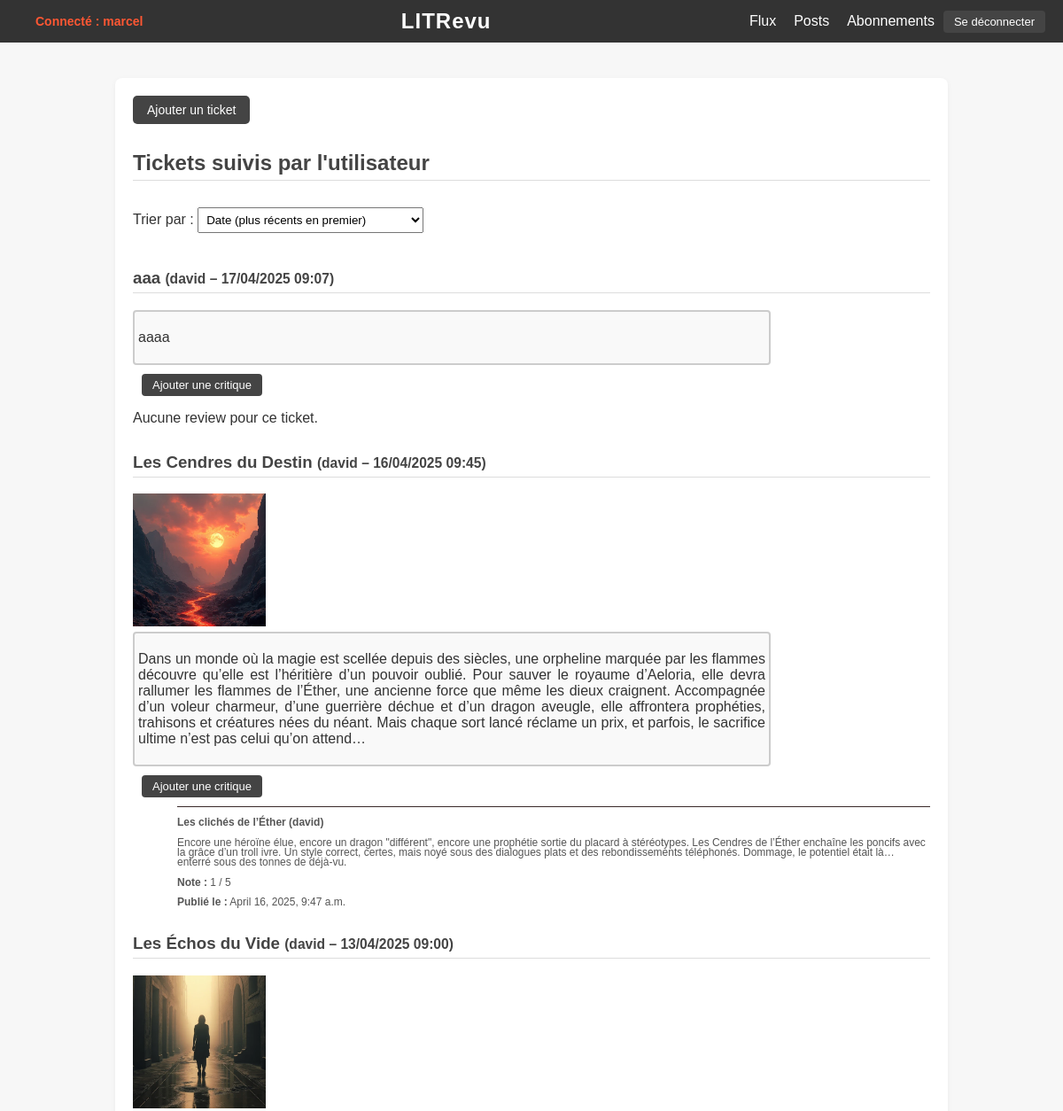
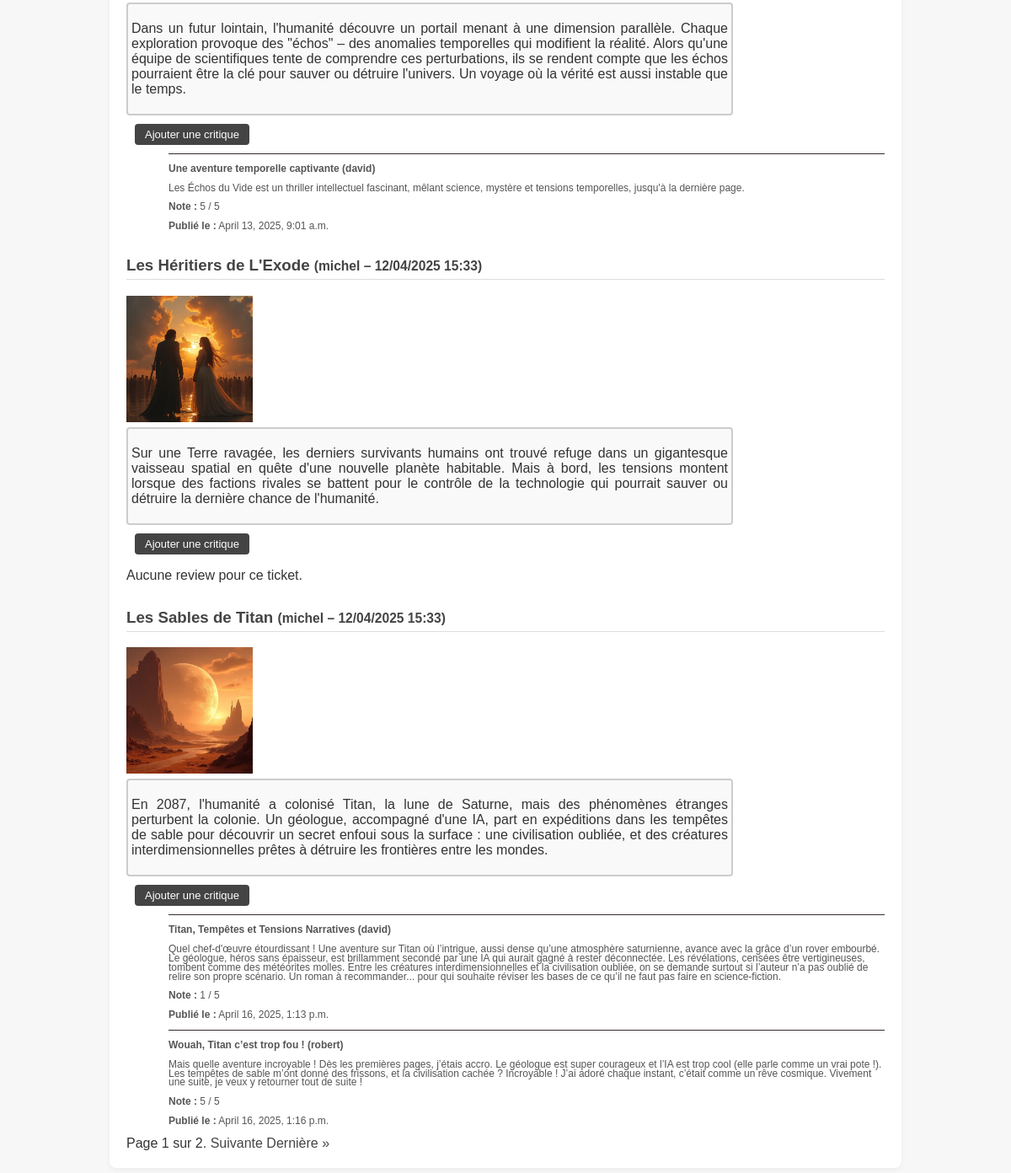
/all_tickets/ (signed in), run on an earlier commit of the app's database (2 pictures, top to bottom).
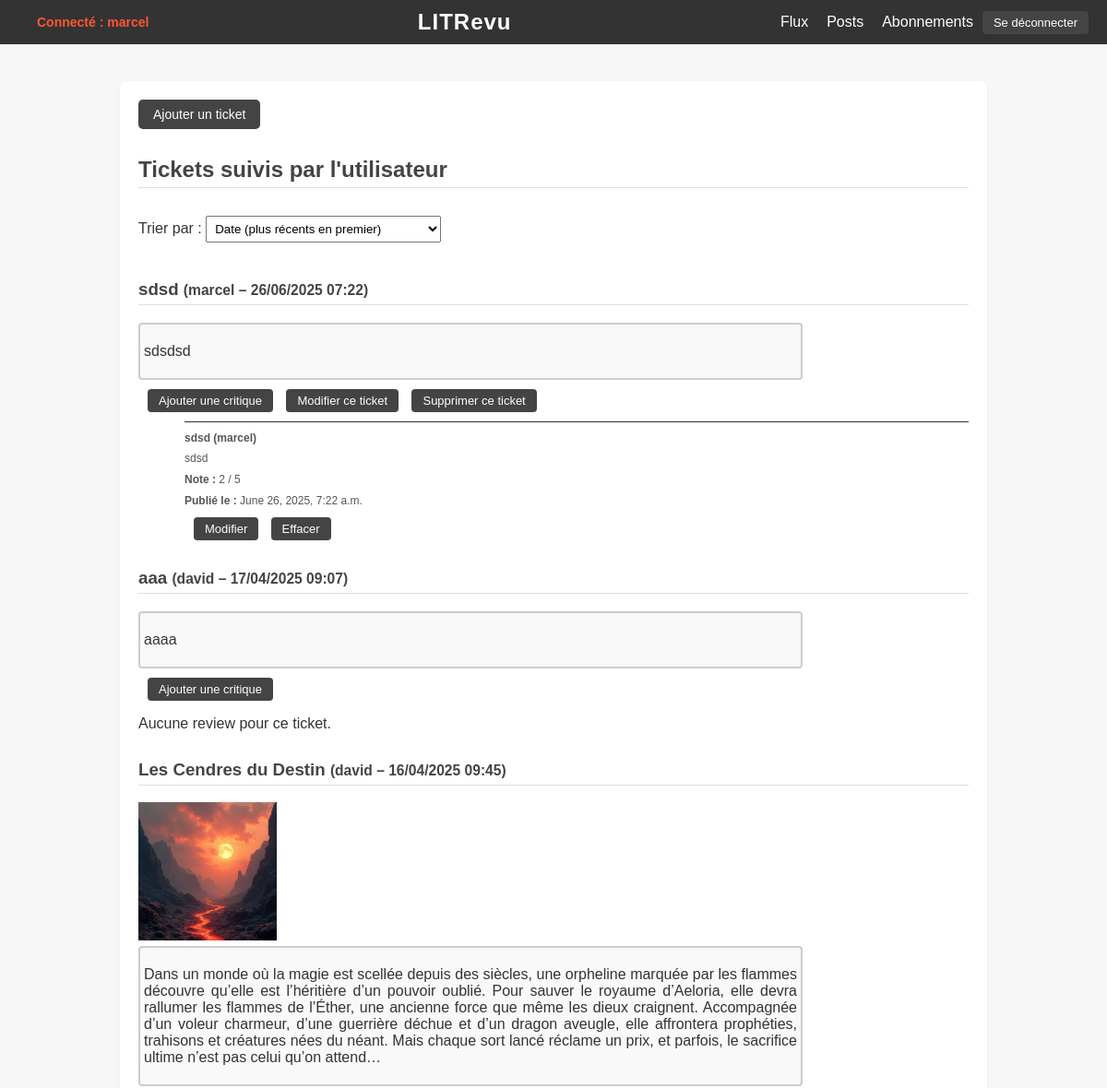
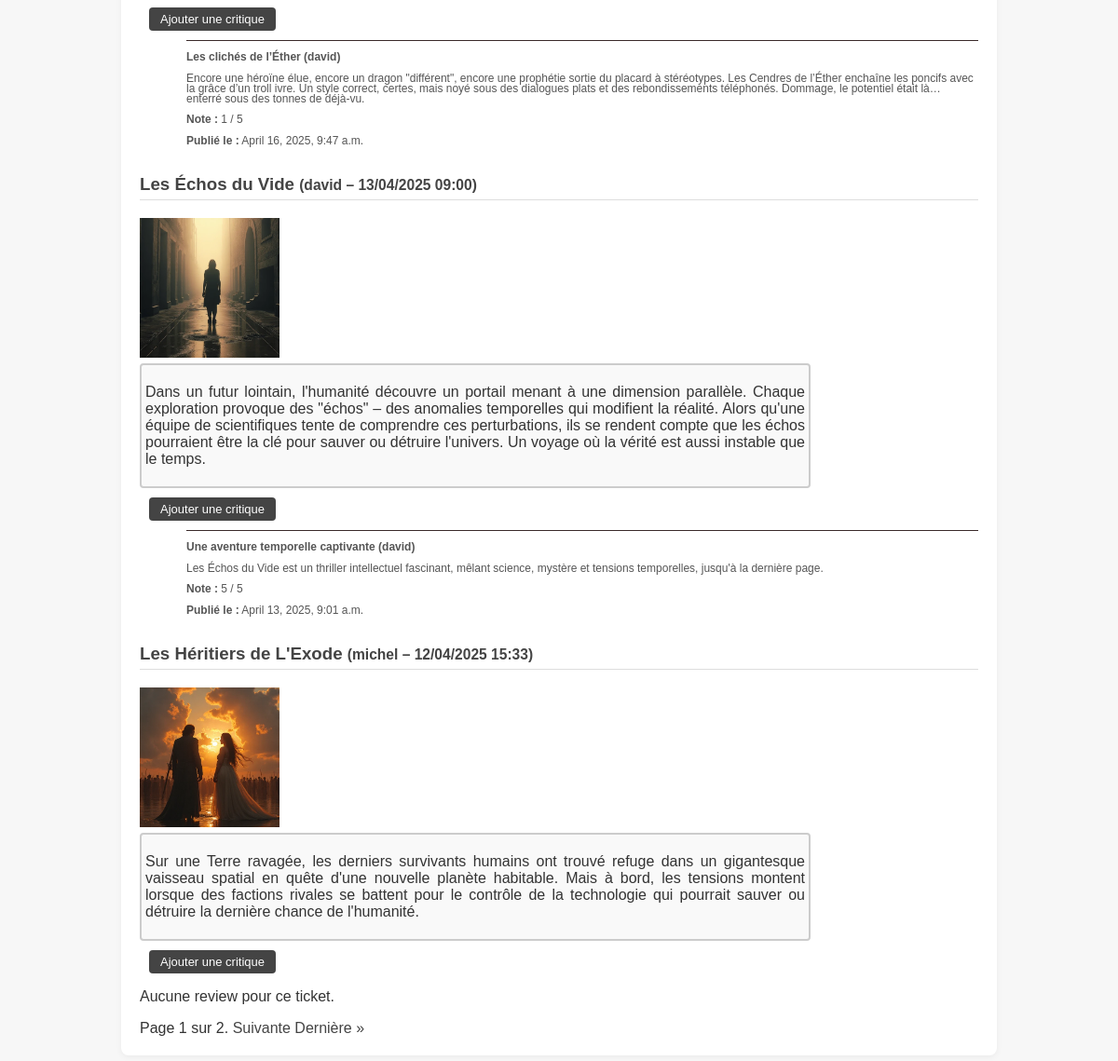
And on a later commit of the database (2 pictures, top to bottom).
### myapp/models.py (models this page shows, shortened)
class Ticket(models.Model):
    title = models.CharField(max_length=128)  # Mettre unique=True au lieu de primary_key
    description = models.TextField(max_length=2048, blank=True)
    user = models.ForeignKey(User, on_delete=models.CASCADE)
    image = models.ImageField(upload_to='images/', null=True, blank=True)
    time_created = models.DateTimeField(auto_now_add=True)

class Review(models.Model):
    headline = models.CharField(max_length=128)
    ticket = models.ForeignKey(Ticket, on_delete=models.SET_NULL, null=True, blank=True)
    user = models.ForeignKey(User, on_delete=models.CASCADE)
    rating = models.PositiveSmallIntegerField(
        validators=[
            MinValueValidator(0),
            MaxValueValidator(5)
        ]
    )
    body = models.TextField(
        blank=True,
        validators=[MaxLengthValidator(8192)]
    )
    time_created = models.DateTimeField(auto_now_add=True)

### myapp/views.py (the view)
# urls.py: path('all_tickets/', views.all_tickets_view, name='all_tickets'),
@login_required
def all_tickets_view(request):
    order = request.GET.get('order', 'date')
    if order == 'user':
        tickets = Ticket.objects.all().order_by('user__username', '-time_created')  # Tri par utilisateur, puis par date
    else:
        tickets = Ticket.objects.all().order_by('-time_created')  # Tri par défaut : antichronologique
    paginator = Paginator(tickets, 5)
    page_number = request.GET.get('page')
    page_obj = paginator.get_page(page_number)
    return render(request, 'all_tickets.html', {
        'page_obj': page_obj,
    })

### myapp/templates/all_tickets.html (shortened to what this page needs)
{% extends 'base.html' %}
{% block content %}
  <div style="margin-bottom: 20px;">
    <a href="{% url 'create_ticket' %}" class="btn-ticket">Ajouter un ticket</a>
  </div>
  <h2>Tickets suivis par l'utilisateur</h2>
  <form method="get">
    <label for="order">Trier par :</label>
    <select name="order" id="order" onchange="this.form.submit()">
      <option value="date" {% if request.GET.order == "date" or not request.GET.order %}selected{% endif %}>Date (plus récents en premier)</option>
    </select>
  </form>
  <br>
  <div class="ticket-list">
    {% for ticket in page_obj %}
      <div class="ticket">
        <h3>
          {{ ticket.title }}
          <small>({{ ticket.user.username }} – {{ ticket.time_created|date:"d/m/Y H:i" }})</small>
        </h3>
        {% if ticket.image %}
          <div class="ticket-image">
            <img src="{{ ticket.image.url }}" alt="Image du ticket" style="max-width: 200px; max-height: 150px; object-fit: cover;">
          </div>
        {% endif %}
        <div class="ticket-description-box">
          <p class="ticket-description">{{ ticket.description }}</p>
        </div>
        <div class="ticket-buttons" style="margin: 10px 0;">
          <form action="{% url 'add_review' ticket.id %}" method="get" style="display: inline;">
            <button type="submit" class="button">Ajouter une critique</button>
          </form>
          {% if ticket.user == request.user %}
            <form action="{% url 'edit_ticket' ticket.id %}" method="get" style="display: inline;">
              <button type="submit" class="button">Modifier ce ticket</button>
            </form>
            <form action="{% url 'confirm_delete_ticket' ticket.id %}" method="get" style="display: inline;">
              <button type="submit" class="button">Supprimer ce ticket</button>
            </form>
          {% endif %}
        </div>
        <div class="reviews">
          {% for review in ticket.review_set.all %}
            <div class="review small-text">
              <hr class="review-separator">
              <p><strong>{{ review.headline }} ({{ review.user.username }})</strong></p>
              <div class="review-description-box">
                {{ review.body }}
              </div>
              <p><strong>Note :</strong> {{ review.rating }} / 5</p>
              <p><strong>Publié le :</strong> {{ review.time_created }}</p>
              <div class="review-buttons">
                {% if review.user == request.user %}
                  <form action="{% url 'edit_review' review.id %}" method="get" style="display: inline;">
                    <button type="submit" class="button">Modifier</button>
                  </form>
                  <form action="{% url 'confirm_delete_review' review.id %}" method="get" style="display: inline;">
                    <button type="submit" class="button">Effacer</button>
                  </form>
                {% endif %}
              </div>
            </div>
          {% empty %}
            <p>Aucune review pour ce ticket.</p>
          {% endfor %}
        </div>
      </div>
    {% empty %}
      <p>Aucun ticket suivi.</p>
    {% endfor %}
  </div>
  <div class="pagination">
    <span class="step-links">
      <span class="current">
        Page {{ page_obj.number }} sur {{ page_obj.paginator.num_pages }}.
      </span>
      {% if page_obj.has_next %}
        <a href="?page={{ page_obj.next_page_number }}">Suivante</a>
        <a href="?page={{ page_obj.paginator.num_pages }}">Dernière &raquo;</a>
      {% endif %}
    </span>
  </div>
{% endblock %}

What changed in the data, as far as the page shows it:
no longer on this page (row unchanged): Ticket: title "Les Sables de Titan", user.username "michel", time_created "12/04/2025 15:33", image (picture), description "En 2087, l'humanité a colonisé Titan, la lune de Saturne, mais des phénomènes étranges perturbent la colonie. Un géologue, accompagné d'une IA, part en expéditions dans les tempêtes de sable pour découvrir un secret enfoui sous la surface : une civilisation oubliée, et des créatures interdimensionnelles prêtes à détruire les frontières entre les mondes."
no longer on this page (row unchanged): Review: headline "Titan, Tempêtes et Tensions Narratives", user.username "david", body "Quel chef-d'œuvre étourdissant ! Une aventure sur Titan où l’intrigue, aussi dense qu’une atmosphère saturnienne, avance avec la grâce d’un rover embourbé. Le géologue, héros sans épaisseur, est brillamment secondé par une IA qui aurait gagné à rester déconnectée. Les révélations, censées être vertigineuses, tombent comme des météorites molles. Entre les créatures interdimensionnelles et la civilisation oubliée, on se demande surtout si l’auteur n’a pas oublié de relire son propre scénario. Un roman à recommander... pour qui souhaite réviser les bases de ce qu’il ne faut pas faire en science-fiction.", rating "1", time_created "April 16, 2025, 1:13 p.m.", shown under "Les Sables de Titan"
no longer on this page (row unchanged): Review: headline "Wouah, Titan c’est trop fou !", user.username "robert", body "Mais quelle aventure incroyable ! Dès les premières pages, j’étais accro. Le géologue est super courageux et l’IA est trop cool (elle parle comme un vrai pote !). Les tempêtes de sable m’ont donné des frissons, et la civilisation cachée ? Incroyable ! J’ai adoré chaque instant, c’était comme un rêve cosmique. Vivement une suite, je veux y retourner tout de suite !", rating "5", time_created "April 16, 2025, 1:16 p.m.", shown under "Les Sables de Titan"
added Ticket: title "sdsd", user.username "marcel", time_created "26/06/2025 07:22", description "sdsdsd", shows "Modifier ce ticket"
added Review: headline "sdsd", user.username "marcel", body "sdsd", rating "2", time_created "June 26, 2025, 7:22 a.m.", shows "Modifier"
